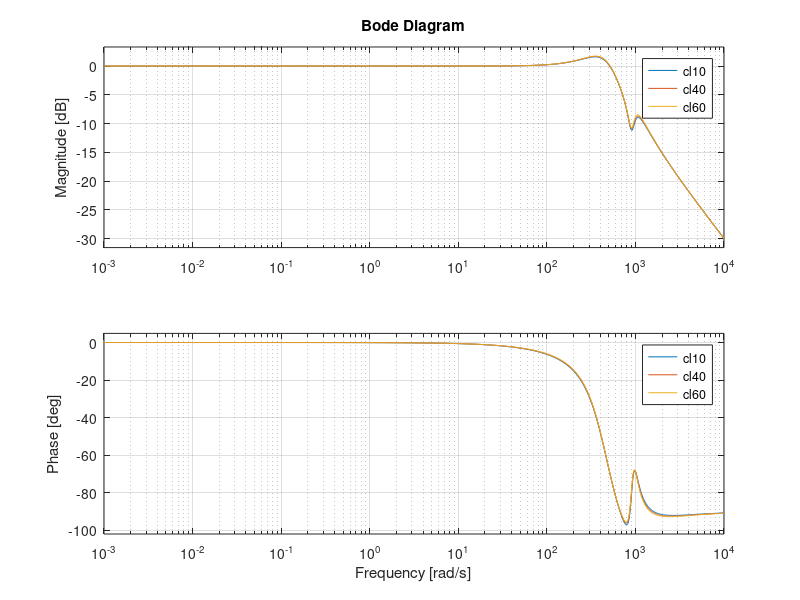

This figure's MATLAB source:
%reverse buck
num10=[850613591066032531623086670090963066971643841225997223454273597740574310400  140587870612079130323626721989670183867396561070775378446980401874866274304000 703430287885279634600434609314644485390096907878320378365632669219247552819363840 122426982236632455549811335656888156284832338777976994459025799177541283605381120  5134981684419784892165806975853709885739882847182514353339854633303808986316800];
  den10=[490372339813511906658422826156941469278510344134879192226963705036800  230740898326588977516579318450593039951778821444198462600055489980006400  474462459290830489555392878973990417457734055929284689716931336133364678656  102141951186928347938539524205949973504398583125837134160918737396881518755840  18545941683097920200224394542987953473235751594578999204244531494692478646991  807732314526336352522302383437684998043982670267226440265667971470789181440];
  G10= tf(num10,den10); %plant_tf
  pz_G10=zpk(G10);
   G_monic = tf(num10/den10(1), den10/den10(1));
  bode(G10);
Kp =0.14031*0.0013;
Ki =0.14031;
 C = tf([Kp Ki], [1 0]);
ol10=minreal(((G10))*C);
 cl10 = feedback(ol10, 1);
%  bode(cl20)
%  [GM, PM, Wgc, Wpc] = margin(cl20);
%  margin(cl20)
% bw = bandwidth(cl20);

num40=[157966143049486003359429354437487639254209636048898003594890912662867148800  26102119638049063550790381487322638748083138051461297518882444726118855475200  130631927632468261246408688997894402896460642886276274271429505444177400173690880  17577369128579598277260143216348008950019466289312032498957479773300685600194560  589938351134742404453867114563541705431953356418723003309656249288477795942400];
den40=[91066293781425183589466649009175246366488743435997806789058468249600  41262388141799843557241002427343739678599036660642888510508882093670400  87860965264992582180322701378100649120491876954306997781465312815357100032  18316954462151432616587574180536520568984480428634867561607539545643321131008  2561543797488275768358411724383374047100483130477265644770286010167173798873  89298669729131450790113899288922293117071887293218185845436303497777643520];
G40= tf(num40,den40); %plant_tf
pz_G40=zpk(G40);
bode(G40);
Kp =0.14031*0.0013;
Ki =0.14031;
C = tf([Kp Ki], [1 0]);
ol40=minreal(((G40))*C);
cl40 = feedback(ol40, 1);



num60=[148992421792566320627541737073707821670534997841109896396800  24619792604496818291454337171795451543227477672171335686553600  123211084242754945759814157796999294273073935887474672179588628480  16974923820126661505894689961753655699087292491956399576920883200  584349926949809747997716161096482639761536772446995087360000000];
den60=[85893010946765716123308131238344948698242503776665600  37973812467338271368744580585369300511120895185099161600  82721470080866819255560031070723959211165098367987222577152  16890186776069420290466710222957218200540126239440177482660299  2419658715646465123544777541127228809732501135024977364247210  86533423267821809867053015324552749803752066610783846400000];
G60= tf(num60,den60); %plant_tf
pz_G60=zpk(G60);

Kp =0.14031*0.0013;
Ki =0.14031;
C = tf([Kp Ki], [1 0]);
ol60=minreal(((G60))*C);
cl60 = feedback(ol60, 1);


bode(cl10, cl40, cl60)
grid on
legend('cl10','cl40', 'cl60')
 grid on